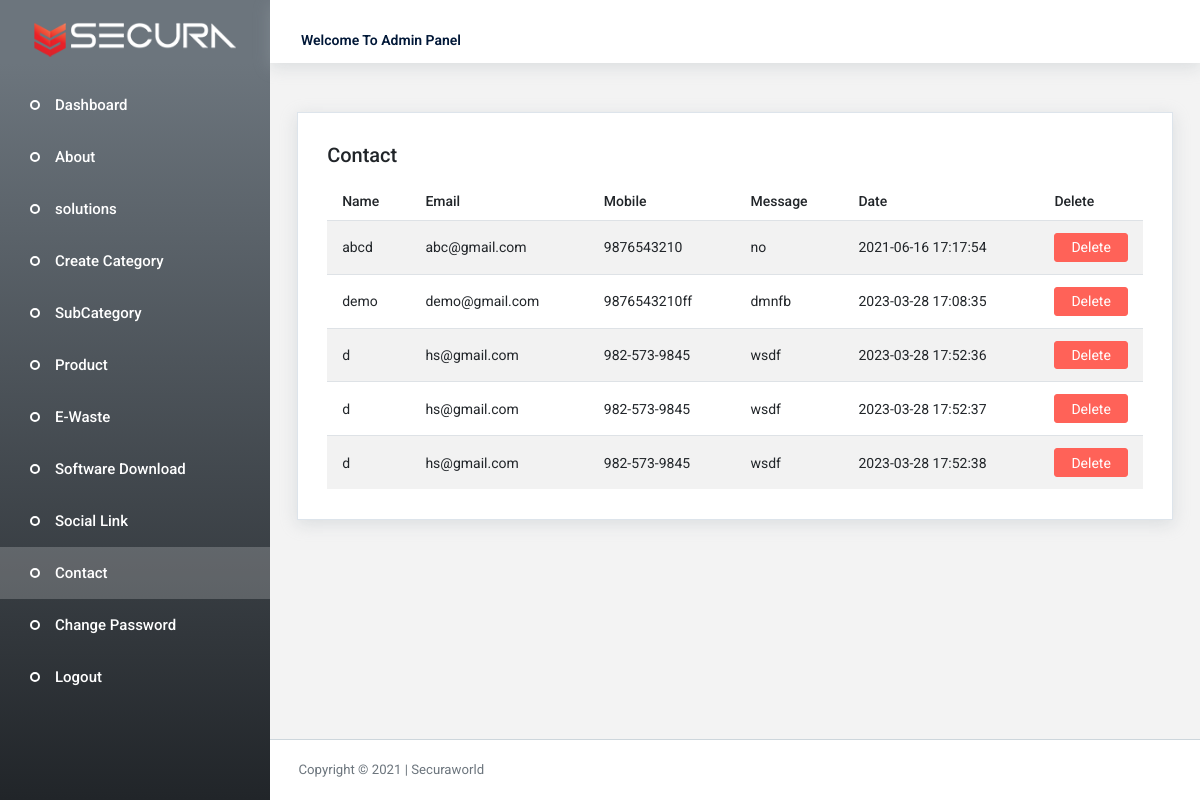
The app's page /Admin/cotact_detail.php (signed in), older data.
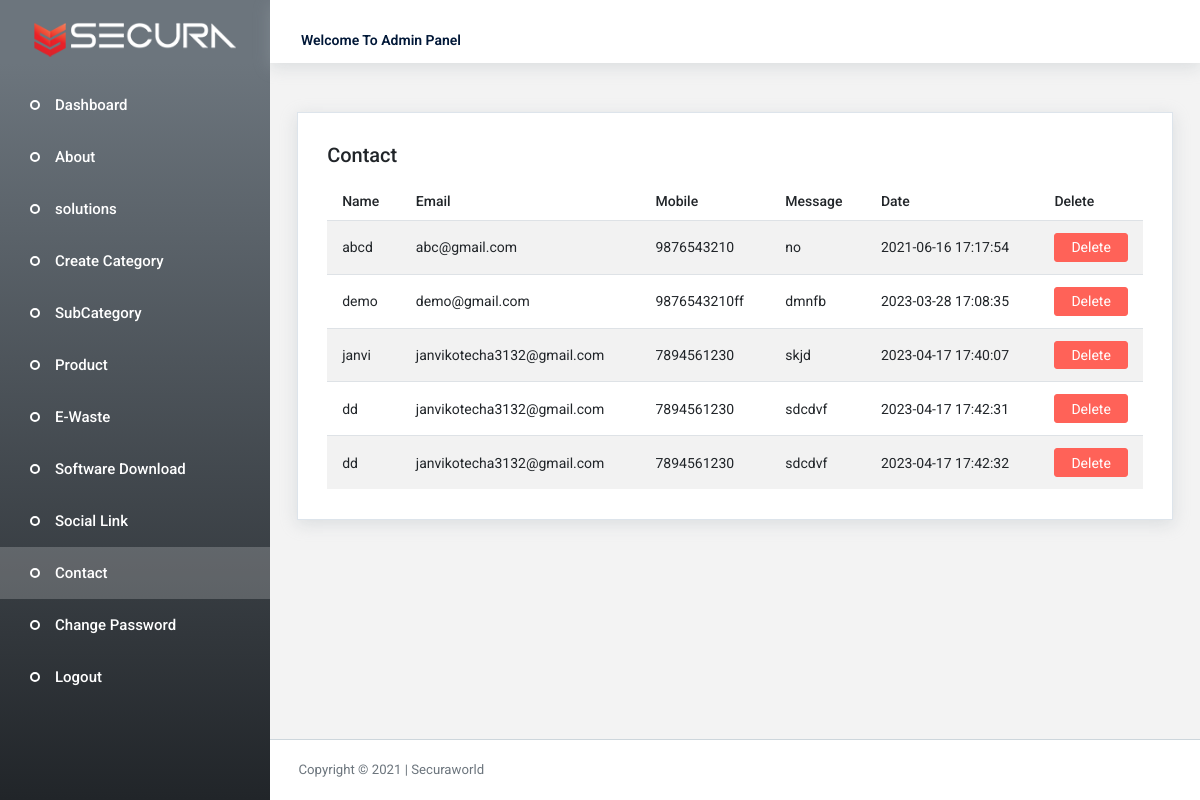
The same page, newer data.
### tables this page shows
CREATE TABLE `contact` (
  `id` int(11) NOT NULL,
  `nm` varchar(256) NOT NULL,
  `eml` varchar(250) NOT NULL,
  `mob` varchar(250) NOT NULL,
  `msg` varchar(500) NOT NULL,
  `dt` datetime NOT NULL
);

### Admin/include/config.php (called while the page is built, shortened)
<?php
  include ("../include/masterConfig.php");
  $con = mysqli_connect($host,$username,$password,$db);
  include ("../include/class/queryMaster.php");
  $qm = new queryMaster();
?>

### include/class/queryMaster.php (called while the page is built, shortened)
<?php
	global $con;
	class queryMaster
	{
		function getRecord($table,$param = "*",$where = "",$extra = "",$prntQry = "No"){
			global $con;
			if($where != "") {
				if($prntQry == "Yes")
					echo("select ".$param." from ".$table." where ".$where." ".$extra);
				return mysqli_query($con,"select ".$param." from ".$table." where ".$where." ".$extra);
			} else {
				return mysqli_query($con,"select ".$param." from ".$table." ".$extra);
			}
		}
	}
?>

### Admin/cotact_detail.php (the view, shortened to what this page needs)
<!DOCTYPE html>
<html lang="en">
  <?php @include("include/secureConfig.php");
  ?>
  <head>
    <?php @include("include/head.php"); ?>
  </head>
  <body>
    <div class="container-scroller">
      <?php @include("include/navbar.php"); ?>
      <div class="container-fluid page-body-wrapper">
        <?php @include("include/sidebar.php"); ?>
        <div class="main-panel">
          <div class="content-wrapper">
            <div class="row">
              <div class="col-lg-12 grid-margin stretch-card">
                <div class="card">
                  <div class="card-body">
                    <h4 class="card-title">Contact</h4>
                    <div class="resTable">
                      <table class="table table-striped">
                        <thead>
                          <tr>
                            <th>Name</th>
                            <th>Email</th>
                            <th>Mobile</th>
                            <th>Message</th>
                            <th>Date</th>
                            <th style="width: 50pxs"> Delete</th>
                          </tr>
                        </thead>
                        <tbody>
                          <?php
                            $result=$qm->getRecord("contact");
                            if (mysqli_num_rows($result)>0) {
                             while ($row=mysqli_fetch_array($result)) { ?>
                              <tr>
                                <td class="py-1"><?php echo $row['nm'];?></td>
                                <td><?php echo $row['eml'];?></td>
                                <td><?php echo $row['mob'];?></td>
                                <td><?php echo $row['msg'];?></td>
                                <td><?php echo $row['dt'];?></td>
                                <td style="width: 50px;"><a class="btn btn-danger" href="cotact_detail.php?id=<?php echo $row['id'];?>" onclick="return confirm('Are you sure to want to delete this item ?');">Delete</a><br/></td>
                              </tr>
                            <?php }
                            }
                            else { ?>
                             <tr>
                                <td class="py-1" colspan="7"><center><b>No Recode Found</b></center></td>
                            </tr>
                          <?php } ?>
                        </tbody>
                      </table>
                    </div>
                  </div>
                </div>
              </div>
            </div>
          </div>
          <?php @include("include/footer.php"); ?>
        </div>
      </div>
    </div>
  </body>
</html>

Row changes from the older to the newer data that the page shows:
removed contact: nm "d", eml "hs@gmail.com", mob "982-573-9845", msg "wsdf", dt "2023-03-28 17:52:36"
removed contact: nm "d", eml "hs@gmail.com", mob "982-573-9845", msg "wsdf", dt "2023-03-28 17:52:37"
removed contact: nm "d", eml "hs@gmail.com", mob "982-573-9845", msg "wsdf", dt "2023-03-28 17:52:38"
added contact: nm "janvi", eml "janvikotecha3132@gmail.com", mob "7894561230", msg "skjd", dt "2023-04-17 17:40:07"
added contact: nm "dd", eml "janvikotecha3132@gmail.com", mob "7894561230", msg "sdcdvf", dt "2023-04-17 17:42:31"
added contact: nm "dd", eml "janvikotecha3132@gmail.com", mob "7894561230", msg "sdcdvf", dt "2023-04-17 17:42:32"
